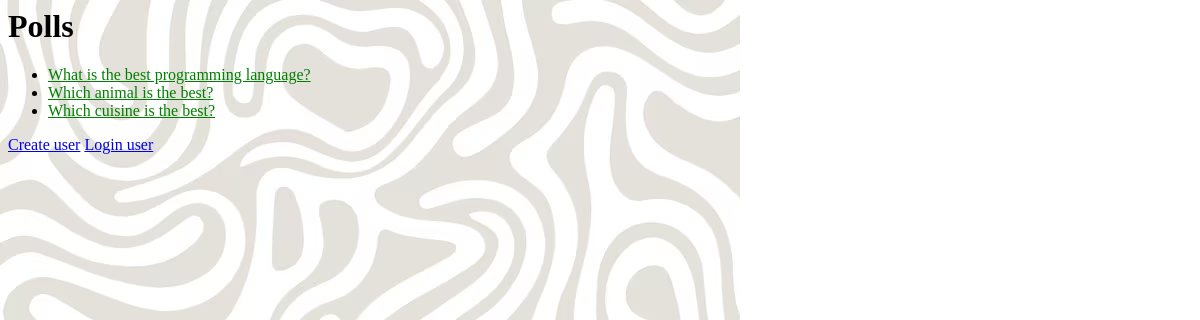
Before: / with the older database file.
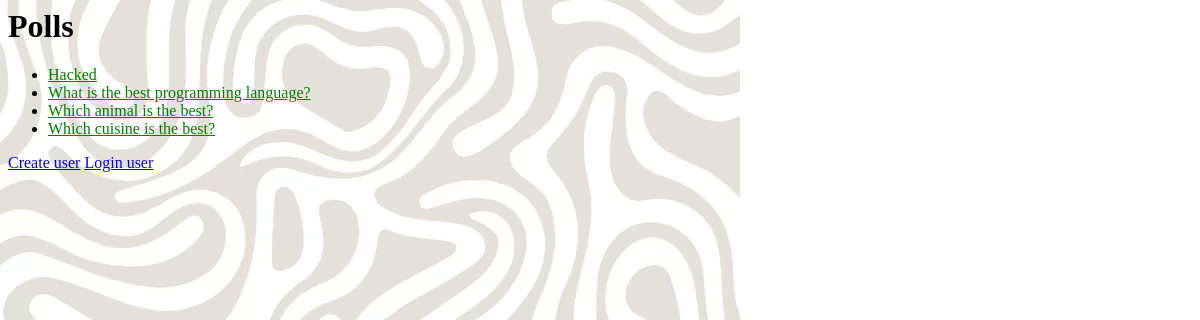
After: the same page with the newer database file.
### polls/models.py (models this page shows, shortened)
class Question(models.Model):
    question_text = models.CharField(max_length=200)
    pub_date = models.DateTimeField('date published')
    asker = models.ForeignKey(User, on_delete=models.CASCADE)
    def was_published_recently(self):
        now = timezone.now()
        return now - datetime.timedelta(days=1) <= self.pub_date <= now
    was_published_recently.admin_order_field = 'pub_date'
    was_published_recently.boolean = True
    was_published_recently.short_description = 'Published recently?'

### polls/views.py (the view)
# urls.py: path('', views.IndexView.as_view(), name='index'),
class IndexView(generic.ListView):
    template_name = 'polls/index.html'
    context_object_name = 'latest_question_list'
    def get_queryset(self):
        return Question.objects.filter(
            pub_date__lte=timezone.now()
        ).order_by('-pub_date')[:5]

### polls/templates/polls/index.html (shortened to what this page needs)
{% load static %}
<link rel="stylesheet" type="text/css" href="{% static 'polls/style.css' %}">
<h1>Polls</h1>
{% if latest_question_list %}
    <ul>
    {% for question in latest_question_list %}
        <li><a href="{% url 'polls:detail' question.id %}">{{ question.question_text }}</a></li>
    {% endfor %}
    </ul>
{% else %}
    <p>No polls are available.</p>
{% endif %}
{% if user.is_authenticated  %}
<a href="{% url 'polls:create-poll' %}">Create poll</a>
<a href="{% url 'polls:log-out' %}">Log out</a>
{% comment %}
{% endcomment %}
<a href="{% url 'polls:user-page' user.id %}">User page</a>
{% else %}
<a href="{% url 'polls:new-user' %}">Create user</a>
<a href="{% url 'polls:log-in' %}">Login user</a>
{% endif %}

Changed rows visible on the page:
added Question: question_text "Hacked"
